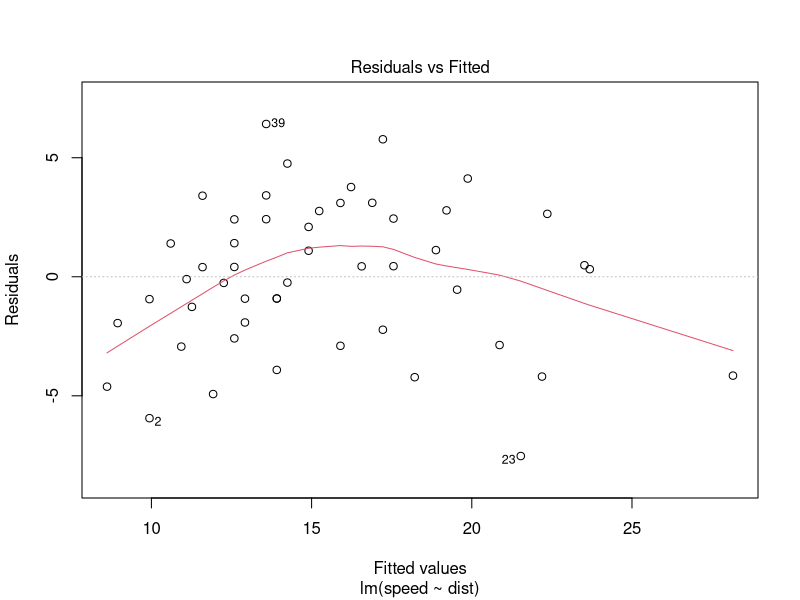
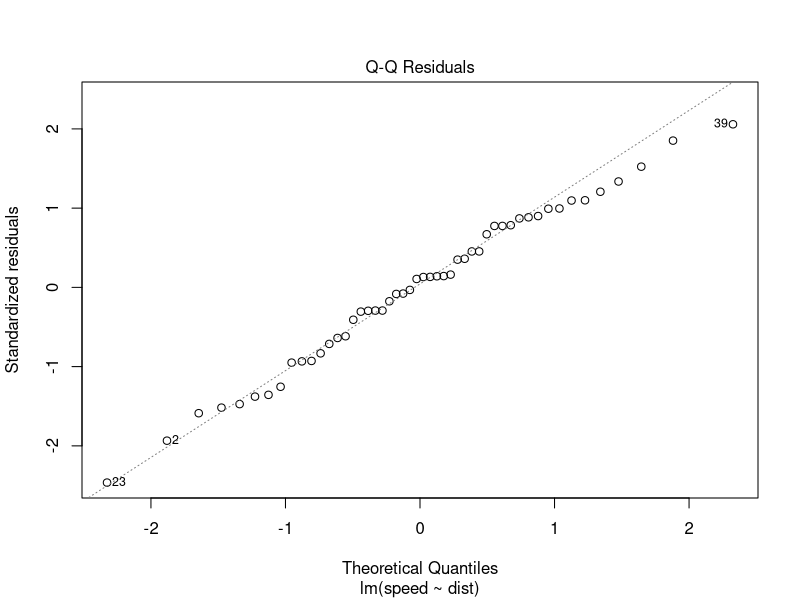
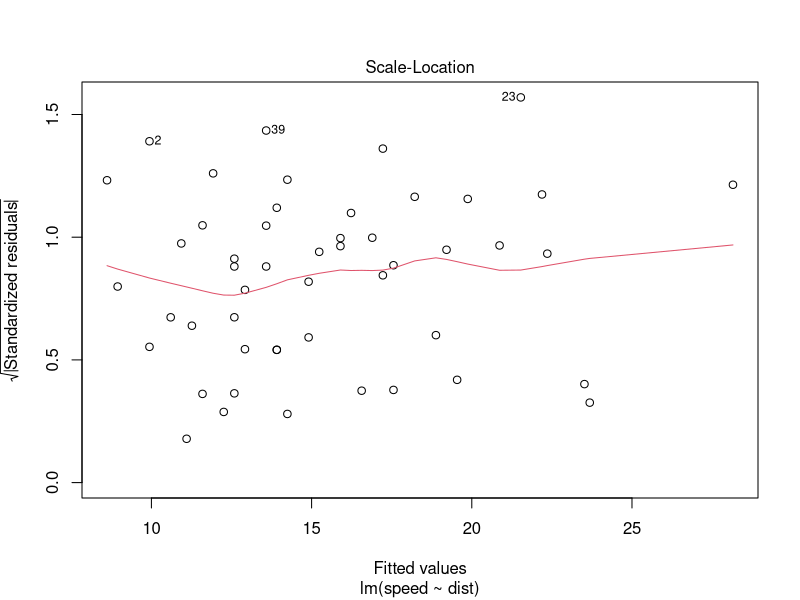
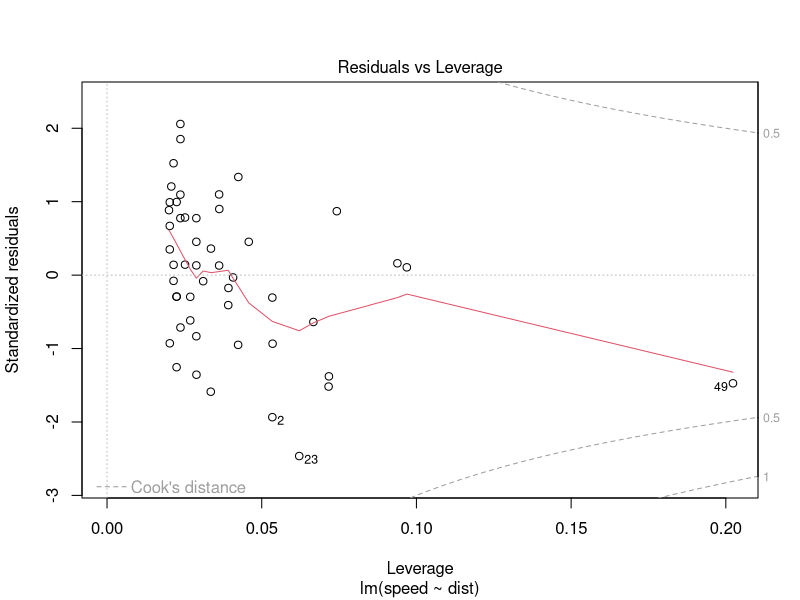

Write R code to recreate these figures, in order.
data(cars)
cars
attach(cars)
length(cars$speed)
length(cars$dist)
lm(speed~dist)
plot(lm(speed~dist))
summary(lm(speed~dist))